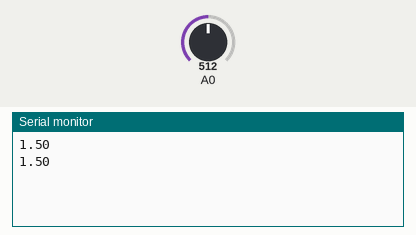
This sketch was run on a simulated Arduino Uno, built with avr-gcc and run on an emulated ATmega328P. Shown: the last lines printed to the serial monitor. The test bench sets the inputs (shaded band); at power-on: A0 = 512.

Above: at 1.8 s.
1.9 s: A0 set to 1012
At 2.8 s:
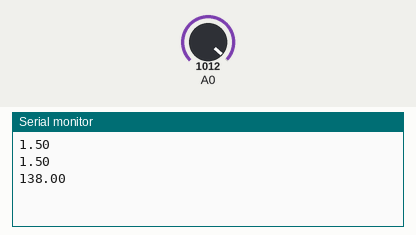
3.4 s: A0 set to 1023
At 4.6 s:
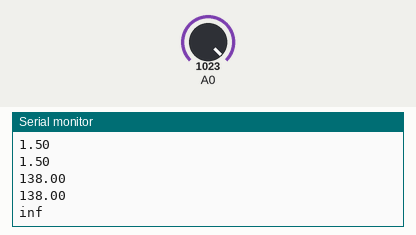

Measured:
- the behaviour switches between 1022 and 1023 on A0 (found by bisection; images 1 and 2)
- after the input at 1.9 s, the serial monitor: prints a new line after 0.10 s (image 1)
- after the input at 3.4 s, the serial monitor: prints a new line after 0.60 s (image 2)

The sketch:

alcoholimetro.ino
```cpp
void setup() {
  Serial.begin(9600);
}

void loop() {
  //Lectura analógica del sensor
  int sensor = analogRead(A0);
  //Conversión del valor ADC a valor en volts 0 - 5V
  float volts = sensor * (5.0 / 1023.0);

  // Cálculo de la resistencia del sensor para Rload = 10kohms
  float RS = ((5.0 * 10.0) / volts) - 10.0;
  // Etanol concentración
    float C2H6Oppm = 15.0 * pow(RS, -1.0);
  //Nivel de alcohol en la sangre
    float BAC = C2H6Oppm*0.004;
    //Serial.println(BAC);
    Serial.println(C2H6Oppm);
  delay(1000);
}
```
